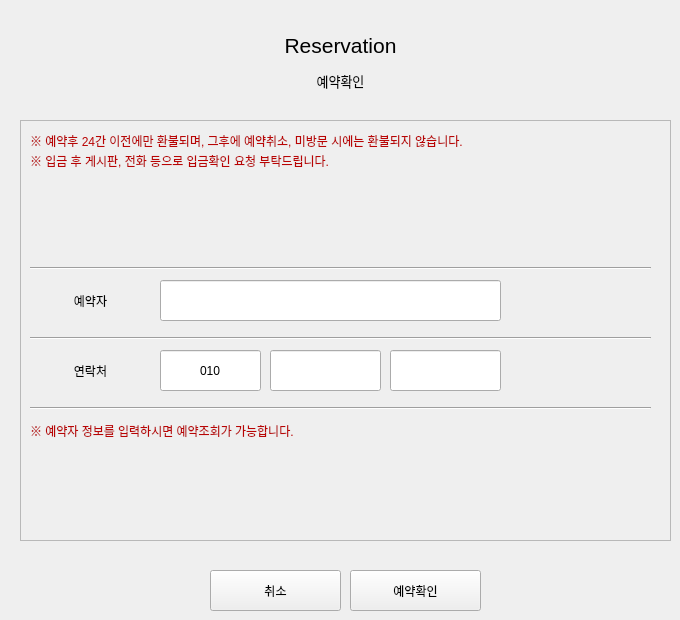
      <widget class="QWidget" name="page_fix">
       <widget class="QLabel" name="label_40">
        <property name="geometry">
         <rect>
          <x>220</x>
          <y>20</y>
          <width>241</width>
          <height>51</height>
         </rect>
        </property>
        <property name="font">
         <font>
          <pointsize>16</pointsize>
         </font>
        </property>
        <property name="text">
         <string>Reservation</string>
        </property>
        <property name="alignment">
         <set>Qt::AlignCenter</set>
        </property>
       </widget>
       <widget class="QLabel" name="label_41">
        <property name="geometry">
         <rect>
          <x>220</x>
          <y>70</y>
          <width>241</width>
          <height>21</height>
         </rect>
        </property>
        <property name="font">
         <font>
          <pointsize>10</pointsize>
         </font>
        </property>
        <property name="text">
         <string>예약확인</string>
        </property>
        <property name="alignment">
         <set>Qt::AlignCenter</set>
        </property>
       </widget>
       <widget class="QFrame" name="frame_7">
        <property name="geometry">
         <rect>
          <x>20</x>
          <y>120</y>
          <width>651</width>
          <height>421</height>
         </rect>
        </property>
        <property name="frameShape">
         <enum>QFrame::StyledPanel</enum>
        </property>
        <property name="frameShadow">
         <enum>QFrame::Raised</enum>
        </property>
        <widget class="QLabel" name="label_42">
         <property name="geometry">
          <rect>
           <x>10</x>
           <y>10</y>
           <width>481</width>
           <height>21</height>
          </rect>
         </property>
         <property name="font">
          <font>
           <pointsize>9</pointsize>
          </font>
         </property>
         <property name="styleSheet">
          <string notr="true">color: rgb(185, 4, 4);</string>
         </property>
         <property name="text">
          <string>※ 예약후 24간 이전에만 환불되며, 그후에 예약취소, 미방문 시에는 환불되지 않습니다.</string>
         </property>
        </widget>
        <widget class="QLabel" name="label_43">
         <property name="geometry">
          <rect>
           <x>10</x>
           <y>30</y>
           <width>481</width>
           <height>21</height>
          </rect>
         </property>
         <property name="font">
          <font>
           <pointsize>9</pointsize>
          </font>
         </property>
         <property name="styleSheet">
          <string notr="true">color: rgb(185, 4, 4);</string>
         </property>
         <property name="text">
          <string>※ 입금 후 게시판, 전화 등으로 입금확인 요청 부탁드립니다.</string>
         </property>
        </widget>
        <widget class="Line" name="line_3">
         <property name="geometry">
          <rect>
           <x>10</x>
           <y>140</y>
           <width>621</width>
           <height>16</height>
          </rect>
         </property>
         <property name="orientation">
          <enum>Qt::Horizontal</enum>
         </property>
        </widget>
        <widget class="Line" name="line_4">
         <property name="geometry">
          <rect>
           <x>10</x>
           <y>210</y>
           <width>621</width>
           <height>16</height>
          </rect>
         </property>
         <property name="orientation">
          <enum>Qt::Horizontal</enum>
         </property>
        </widget>
        <widget class="Line" name="line_5">
         <property name="geometry">
          <rect>
           <x>10</x>
           <y>280</y>
           <width>621</width>
           <height>16</height>
          </rect>
         </property>
         <property name="orientation">
          <enum>Qt::Horizontal</enum>
         </property>
        </widget>
        <widget class="QLabel" name="label_44">
         <property name="geometry">
          <rect>
           <x>10</x>
           <y>300</y>
           <width>481</width>
           <height>21</height>
          </rect>
         </property>
         <property name="font">
          <font>
           <pointsize>9</pointsize>
          </font>
         </property>
         <property name="styleSheet">
          <string notr="true">color: rgb(185, 4, 4);</string>
         </property>
         <property name="text">
          <string>※ 예약자 정보를 입력하시면 예약조회가 가능합니다.</string>
         </property>
        </widget>
        <widget class="QLabel" name="label_45">
         <property name="geometry">
          <rect>
           <x>20</x>
           <y>160</y>
           <width>101</width>
           <height>41</height>
          </rect>
         </property>
         <property name="text">
          <string>예약자</string>
         </property>
         <property name="alignment">
          <set>Qt::AlignCenter</set>
         </property>
        </widget>
        <widget class="QLabel" name="label_46">
         <property name="geometry">
          <rect>
           <x>20</x>
           <y>230</y>
           <width>101</width>
           <height>41</height>
          </rect>
         </property>
         <property name="text">
          <string>연락처</string>
         </property>
         <property name="alignment">
          <set>Qt::AlignCenter</set>
         </property>
        </widget>
        <widget class="QLineEdit" name="ldt_res_name">
         <property name="geometry">
          <rect>
           <x>140</x>
           <y>160</y>
           <width>341</width>
           <height>41</height>
          </rect>
         </property>
        </widget>
        <widget class="QLineEdit" name="lineEdit_2">
         <property name="geometry">
          <rect>
           <x>140</x>
           <y>230</y>
           <width>101</width>
           <height>41</height>
          </rect>
         </property>
         <property name="text">
          <string>010</string>
         </property>
         <property name="alignment">
          <set>Qt::AlignCenter</set>
         </property>
         <property name="readOnly">
          <bool>true</bool>
         </property>
        </widget>
        <widget class="QLineEdit" name="ldt_phone_1">
         <property name="geometry">
          <rect>
           <x>250</x>
           <y>230</y>
           <width>111</width>
           <height>41</height>
          </rect>
         </property>
        </widget>
        <widget class="QLineEdit" name="ldt_phone_2">
         <property name="geometry">
          <rect>
           <x>370</x>
           <y>230</y>
           <width>111</width>
           <height>41</height>
          </rect>
         </property>
        </widget>
       </widget>
       <widget class="QPushButton" name="btn_res_page_exit">
        <property name="geometry">
         <rect>
          <x>210</x>
          <y>570</y>
          <width>131</width>
          <height>41</height>
         </rect>
        </property>
        <property name="text">
         <string>취소</string>
        </property>
       </widget>
       <widget class="QPushButton" name="btn_reservation_check">
        <property name="geometry">
         <rect>
          <x>350</x>
          <y>570</y>
          <width>131</width>
          <height>41</height>
         </rect>
        </property>
        <property name="text">
         <string>예약확인</string>
        </property>
       </widget>
      </widget>
